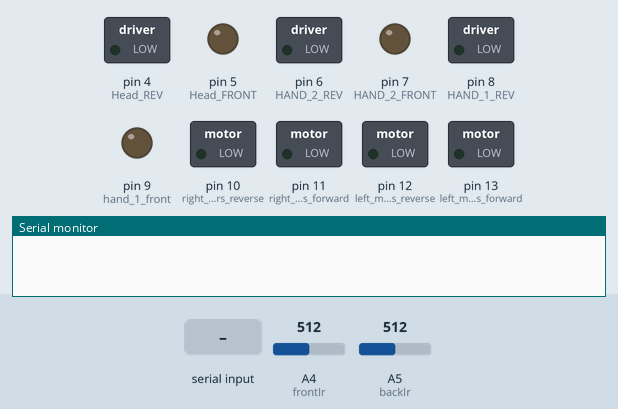
Simulated run of this sketch. Board: Arduino Uno, built with avr-gcc and run on an emulated ATmega328P. Shown: switched loads named in the sketch (green lamp = pin HIGH), output pins drawn as LEDs (lit = HIGH), the last lines printed to the serial monitor. Dashed ring = blinking. The inputs (shaded band) are chosen by the test bench; at power-on: A4 (frontIr) = 512, A5 (backIr) = 512.

Above: at 1.2 s.
1.3 s: "q" received over Serial
At 1.7 s:
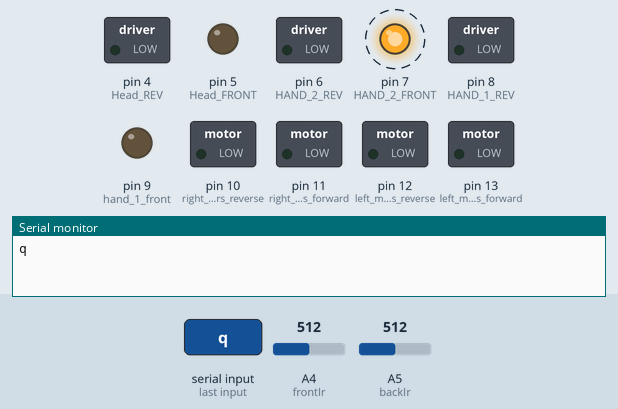
4.3 s: byte 111 ('o') received over Serial
At 4.6 s:
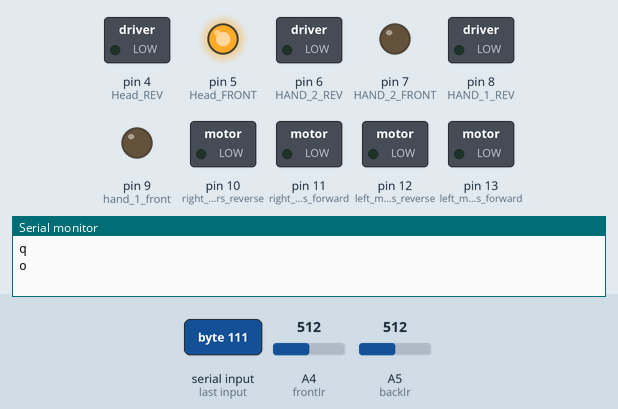
5.8 s: byte 112 ('p') received over Serial
At 7.0 s:
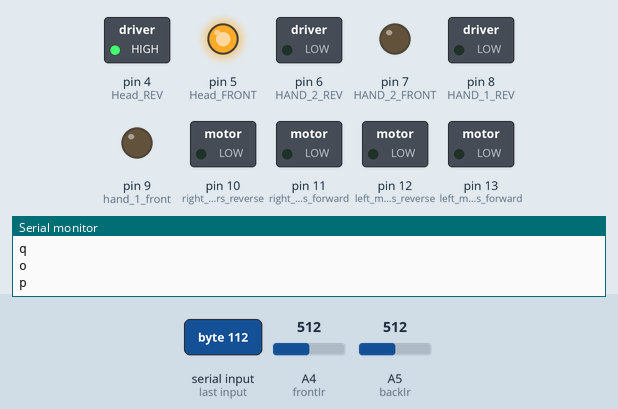
7.3 s: "L" received over Serial
At 8.3 s:
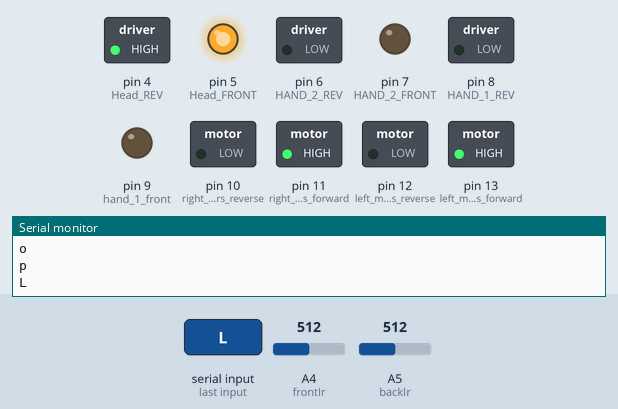
8.8 s: byte 117 ('u') received over Serial
At 9.6 s:
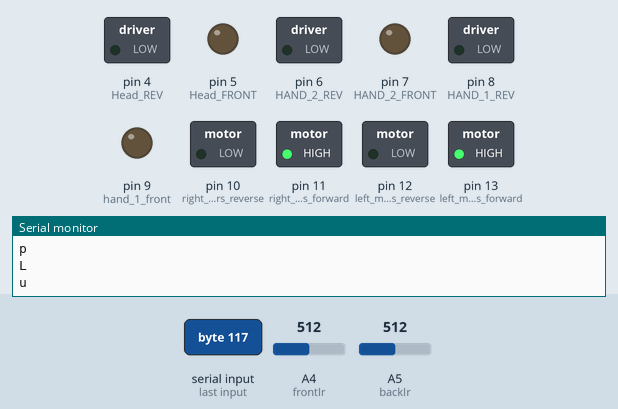
10.3 s: "R" received over Serial
At 10.9 s:
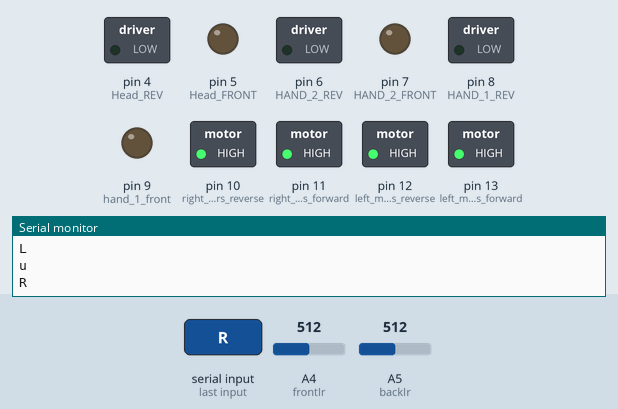
Timing chart, 0 to 12.8 s (numbered marks = the images above; inputs shaded):
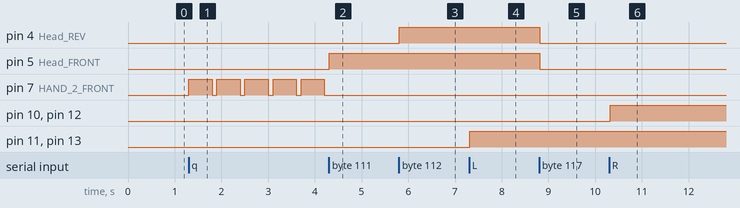

The sketch:

Arduino_code.ino
```cpp
char t = 'S';
int frontIr = A4;
int backIr = A5;

void setup() {
pinMode(13,OUTPUT);   //left motors forward
pinMode(12,OUTPUT);   //left motors reverse
pinMode(11,OUTPUT);   //right motors forward
pinMode(10,OUTPUT);   //right motors reverse
pinMode(9,OUTPUT);    //hand 1 front
pinMode(8,OUTPUT);    //HAND 1 REV
pinMode(7,OUTPUT);    //HAND 2 FRONT
pinMode(6,OUTPUT);    // HAND 2 REV
pinMode(5,OUTPUT);    //Head FRONT
pinMode(4,OUTPUT);    // Head REV
pinMode(frontIr,INPUT);    // left ir
pinMode(backIr,INPUT);    // right ir
Serial.begin(9600);

}

void loop() {
int  frontSen = analogRead(frontIr);
int  backSen = analogRead(backIr);

//  long duration, distance;
//  digitalWrite(trig,HIGH);
//  delayMicroseconds(1000);
//  digitalWrite(trig,LOW);
//  duration = pulseIn(echo,HIGH);
//  distance = (duration/2)/29.1;
//  Serial.print(distance);
//  Serial.println("CM");
//  delay(10);
  if(Serial.available()){
    t = Serial.read();
    Serial.println(t);
  }

  if(frontSen<35 || backSen<35){
    legStop();
    t="S";
  };

  if(t == 'L'){            //MOVE LEFT
    digitalWrite(13,HIGH);
    digitalWrite(11,HIGH);
  }

  else if(t == 'R'){      //MOVE RIGHT
    digitalWrite(12,HIGH);
    digitalWrite(10,HIGH);
  }

  else if(t == 'B'){      //MOVE BACKWARD
    digitalWrite(12,HIGH);
    digitalWrite(11,HIGH);
  }

  else if(t == 'F'){      //MOVE FORWARD
    digitalWrite(13,HIGH);
    digitalWrite(10,HIGH);
  }

  else if(t == 'S'){      //STOP (all legs motors stop)
    digitalWrite(13,LOW);
    digitalWrite(12,LOW);
    digitalWrite(11,LOW);
    digitalWrite(10,LOW);
  }

  else if(t == 'J'){      //hand 1 front
    digitalWrite(9,HIGH);
  }

  else if(t == 'N'){      //hand 1 rev
    digitalWrite(8,HIGH);
  }

  else if(t == 'K'){      //hand 2 front
    digitalWrite(7,HIGH);
  }

  else if(t == 'q'){      //hand 2 front
    digitalWrite(7,HIGH);
    delay(500);
    digitalWrite(7,LOW);
  }

  else if(t == 'M'){      //hand 2 rev
    digitalWrite(6,HIGH);
  }

  else if(t == 'X'){      //STOP (all hand motors stop)
    digitalWrite(6,LOW);
    digitalWrite(7,LOW);
    digitalWrite(8,LOW);
    digitalWrite(9,LOW);
  }

  else if(t == 'o'){      //head right
    digitalWrite(5,HIGH);
  }

  else if(t == 'p'){      // head left
    digitalWrite(4,HIGH);
  }

  else if(t == 'u'){      //head stop
    digitalWrite(5,LOW);
    digitalWrite(4,LOW);
  }


  delay(100);
}

void legStop(){
  digitalWrite(13,LOW);
  digitalWrite(12,LOW);
  digitalWrite(11,LOW);
  digitalWrite(10,LOW);
}
```

Measured:
- after the input at 1.3 s, pin 7 (HAND_2_FRONT): alternates HIGH for 0.50 s and LOW for 0.10 s, starting at once
- after the input at 4.3 s, pin 5 (Head_FRONT): LOW → HIGH at once; pin 7 (HAND_2_FRONT): stops changing and stays LOW
- after the input at 5.8 s, pin 4 (Head_REV): LOW → HIGH at once
- after the input at 7.3 s, pin 11 (right_motors_forward), pin 13 (left_motors_forward): LOW → HIGH at once
- after the input at 8.8 s, pin 4 (Head_REV), pin 5 (Head_FRONT): HIGH → LOW at once
- after the input at 10.3 s, pin 10 (right_motors_reverse), pin 12 (left_motors_reverse): LOW → HIGH at once
